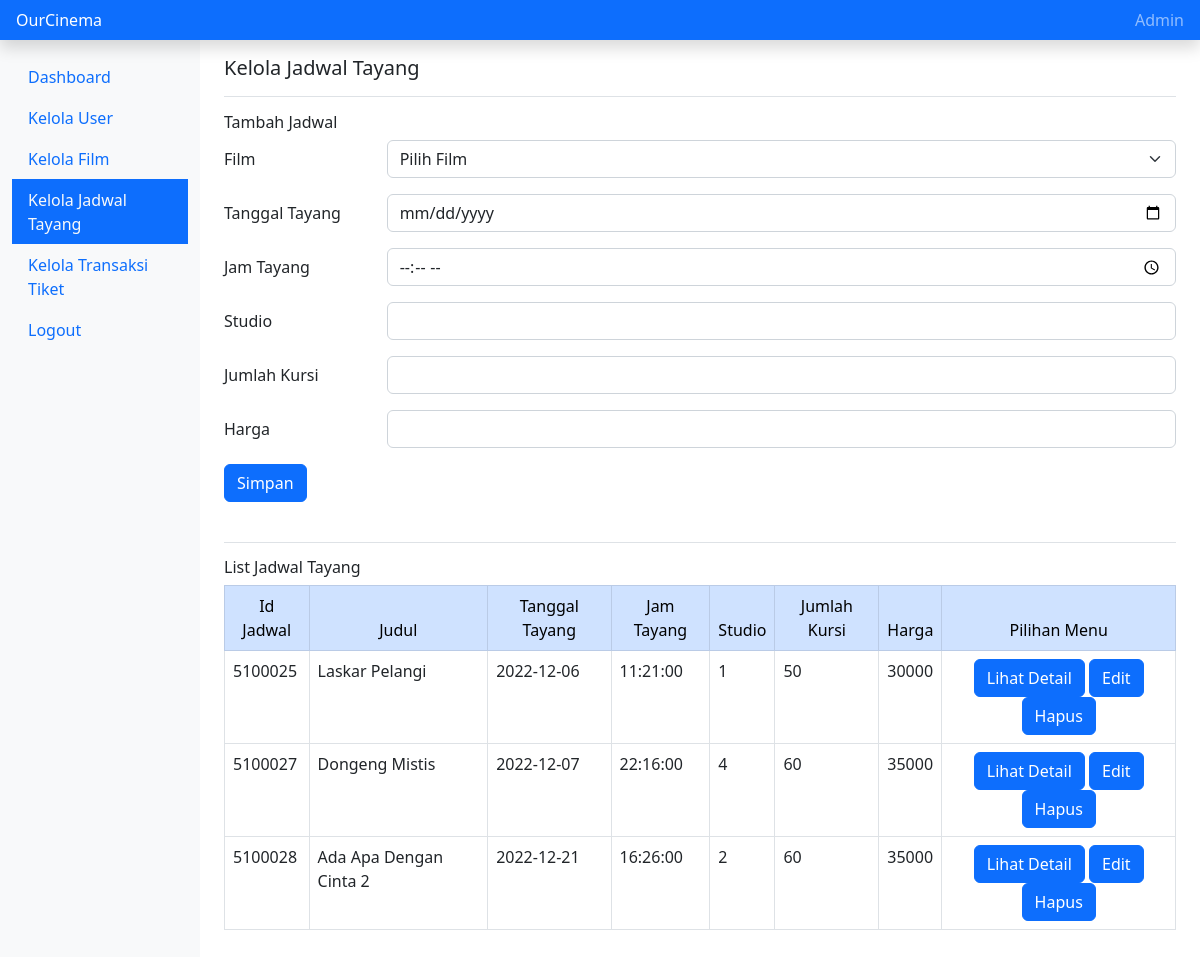
Page /kelola_jadwal.php (signed in) on the committed database.
### tables this page shows
CREATE TABLE `jadwal` (
  `id_jadwal` int(11) NOT NULL,
  `id_film` int(11) NOT NULL,
  `studio` varchar(10) NOT NULL,
  `total_kursi` tinyint(4) NOT NULL,
  `tanggal_tayang` date NOT NULL,
  `jam_tayang` time NOT NULL,
  `harga` int(11) NOT NULL DEFAULT 0
);

CREATE TABLE `film` (
  `id_film` int(11) NOT NULL,
  `judul` varchar(30) NOT NULL,
  `genre` varchar(15) NOT NULL,
  `gambar` mediumblob NOT NULL,
  `durasi` varchar(20) NOT NULL,
  `sinopsis` varchar(300) DEFAULT NULL,
  `tanggal_rilis` date NOT NULL,
  `produser` varchar(20) DEFAULT NULL,
  `penulis` varchar(20) DEFAULT NULL,
  `sutradara` varchar(20) DEFAULT NULL,
  `produksi` varchar(20) DEFAULT NULL
);

### kelola_jadwal.php (the view, shortened to what this page needs)
<?php
require "konek.php";
$query="SELECT * FROM jadwal INNER JOIN film USING (id_film)";
$execute = mysqli_query($mysqli, $query);
?>
<!doctype html>
<html lang="en">
  <head>
    <link href="https://cdn.jsdelivr.net/npm/bootstrap@5.2.2/dist/css/bootstrap.min.css" rel="stylesheet">
</head>
  <body>
    <header class="navbar navbar-dark sticky-top bg-primary flex-md-nowrap p-0 shadow">
        <a class="navbar-brand col-md-3 col-lg-2 me-0 px-3 fs-6" href="#">OurCinema</a>
        <div class="navbar-nav">
          <div class="nav-item text-nowrap">
            <a class="nav-link px-3" href="#">Admin</a>
          </div>
        </div>
      </header>
      <div class="container-fluid">
        <div class="row">
          <nav id="sidebarMenu" class="col-md-3 col-lg-2 d-md-block bg-light sidebar collapse">
            <div class="position-sticky pt-3 sidebar-sticky">
              <ul class="nav flex-column">
                <li class="nav-item">
                  <a class="nav-link active" aria-current="page" href="home_admin.php">
                    Dashboard
                  </a>
                </li>
                <li class="nav-item">
                  <a class="nav-link" href="kelola_user.php">
                    Kelola User
                  </a>
                </li>
                <li class="nav-item">
                  <a class="nav-link" href="kelola_film.php">
                    Kelola Film
                  </a>
                </li>
                <li class="nav-item">
                  <a class="nav-link bg-primary text-light" href="kelola_jadwal.php">
                    Kelola Jadwal Tayang
                  </a>
                </li>
                <li class="nav-item">
                  <a class="nav-link" href="kelola_transaksi_tiket.php">
                    Kelola Transaksi Tiket
                  </a>
                </li>
                <li class="nav-item">
                  <a class="nav-link" href="logout_admin.php">
                    Logout
                  </a>
                </li>
              </ul>
            </div>
          </nav>
          <main class="col-md-9 ms-sm-auto col-lg-10 px-md-4">
            <div class="d-flex justify-content-between flex-wrap flex-md-nowrap align-items-center pt-3 pb-2 mb-3 border-bottom">
              <h3 class="h5">Kelola Jadwal Tayang</h3>
            </div>
    <form method=post action=simpanJadwal.php>
      <h6 class="h6">Tambah Jadwal</h6>
        <div class="row mb-3">
          <label for="inputIDFilm" class="col-sm-2 col-form-label">Film</label>
          <div class="col-sm-10">
            <select type="text" name="id_film" class="form-select form-control" aria-label="Default select example">
              <option selected>Pilih Film</option>
            </select>
          </div>
        </div>
        <div class="row mb-3">
            <label for="inputTGLTY" class="col-sm-2 col-form-label">Tanggal Tayang</label>
            <div class="col-sm-10">
              <input type="date" name="tanggal_tayang" class="form-control" id="inputTGLTY" placeholder="">
            </div>
        </div>
        <div class="row mb-3">
            <label for="inputJTY" class="col-sm-2 col-form-label">Jam Tayang</label>
            <div class="col-sm-10">
              <input type="time" name="jam_tayang" class="form-control" id="inputJTY" placeholder="">
            </div>
        </div>
        <div class="row mb-3">
            <label for="inputStudio" class="col-sm-2 col-form-label">Studio</label>
            <div class="col-sm-10">
              <input type="text" name="studio" class="form-control" id="inputStudio" placeholder="">
            </div>
        </div>
        <div class="row mb-3">
            <label for="inputStudio" class="col-sm-2 col-form-label">Jumlah Kursi</label>
            <div class="col-sm-10">
              <input type="text" name="total_kursi" class="form-control" id="inputStudio" placeholder="">
            </div>
        </div>
        <div class="row mb-3">
            <label for="inputHarga" class="col-sm-2 col-form-label">Harga</label>
            <div class="col-sm-10">
              <input type="text" name="harga" class="form-control" id="inputharga" placeholder="">
            </div>
        </div>
        <button type="submit" class="btn btn-primary">Simpan</button>
</form>
    <div class="border-top" style="margin-top:40px;">
      <h6 class="h6" style="margin-top:15px;">List Jadwal Tayang</h6>
      </div>
      <table class="table table-bordered" style="margin-bottom:40px;">
				<thead class="table-primary">
				 <td align=center>Id Jadwal</td>
				 <td align=center>Judul</td>
				 <td align=center>Tanggal Tayang</td>
				 <td align=center>Jam Tayang</td>
         <td align=center>Studio</td>
         <td align=center>Jumlah Kursi</td>
         <td align=center>Harga</td>
         <td align=center>Pilihan Menu</td>
				</thead>
				<?php while($result = mysqli_fetch_assoc($execute)){ ?>
				<tr>
				 <td><?= $result['id_jadwal']?></td>
         <td><?= $result['judul']?></td>
				 <td><?= $result['tanggal_tayang']?></td>
				 <td><?= $result['jam_tayang']?></td>
				 <td><?= $result['studio']?></td>
				 <td><?= $result['total_kursi']?></td>
         <td><?= $result['harga']?></td>
         <td align=center>
            <a href="detail_jadwal.php?IdJadwal=<?= $result['id_jadwal']?>""><button type="button" class="btn btn-primary">Lihat Detail</button></a>
            <a href="update_jadwal.php?IdJadwal=<?= $result['id_jadwal']?>"><button type="button" class="btn btn-primary">Edit</button></a>
            <a href="deleteJadwal.php?IdJadwal=<?= $result['id_jadwal']?>"><button type="button" class="btn btn-primary">Hapus</button></a>
				 </td>
				</tr>
				<?php }?>
        </table>
          </main>
        </div>
    </div>
</body>
</html>

### rows in the picture
jadwal: id_jadwal "5100025", id_film.judul "Laskar Pelangi", tanggal_tayang "2022-12-06", jam_tayang "11:21:00", studio "1", total_kursi "50", harga "30000"
jadwal: id_jadwal "5100027", id_film.judul "Dongeng Mistis", tanggal_tayang "2022-12-07", jam_tayang "22:16:00", studio "4", total_kursi "60", harga "35000"
jadwal: id_jadwal "5100028", id_film.judul "Ada Apa Dengan Cinta 2", tanggal_tayang "2022-12-21", jam_tayang "16:26:00", studio "2", total_kursi "60", harga "35000"
